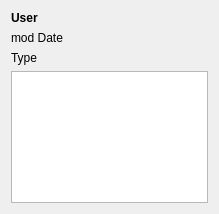
<?xml version="1.0" encoding="UTF-8"?>
<ui version="4.0">
 <class>PDFAnnotationDlg</class>
 <widget class="QDialog" name="PDFAnnotationDlg">
  <property name="geometry">
   <rect>
    <x>0</x>
    <y>0</y>
    <width>219</width>
    <height>214</height>
   </rect>
  </property>
  <property name="windowTitle">
   <string>Annotation</string>
  </property>
  <layout class="QVBoxLayout" name="verticalLayout">
   <item>
    <widget class="QLabel" name="lbUser">
     <property name="font">
      <font>
       <weight>75</weight>
       <bold>true</bold>
      </font>
     </property>
     <property name="text">
      <string>User</string>
     </property>
    </widget>
   </item>
   <item>
    <widget class="QLabel" name="lbModDate">
     <property name="text">
      <string>mod Date</string>
     </property>
    </widget>
   </item>
   <item>
    <widget class="QLabel" name="lbType">
     <property name="text">
      <string>Type</string>
     </property>
    </widget>
   </item>
   <item>
    <widget class="QTextEdit" name="textEdit">
     <property name="readOnly">
      <bool>true</bool>
     </property>
    </widget>
   </item>
  </layout>
 </widget>
 <resources/>
 <connections/>
</ui>
